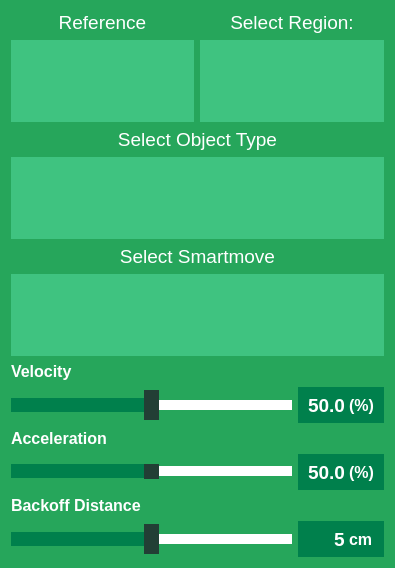
<?xml version="1.0" encoding="UTF-8"?>
<ui version="4.0">
 <class>ActionWaypointUI</class>
 <widget class="QWidget" name="ActionWaypointUI">
  <property name="geometry">
   <rect>
    <x>0</x>
    <y>0</y>
    <width>395</width>
    <height>568</height>
   </rect>
  </property>
  <property name="minimumSize">
   <size>
    <width>0</width>
    <height>0</height>
   </size>
  </property>
  <property name="maximumSize">
   <size>
    <width>16777215</width>
    <height>16777215</height>
   </size>
  </property>
  <property name="windowTitle">
   <string>Form</string>
  </property>
  <property name="styleSheet">
   <string notr="true">background-color:#26A65B ; color:#ffffff</string>
  </property>
  <layout class="QVBoxLayout" name="verticalLayout">
   <item>
    <layout class="QHBoxLayout" name="horizontalLayout_3">
     <property name="margin">
      <number>0</number>
     </property>
     <item>
      <layout class="QVBoxLayout" name="verticalLayout_2">
       <property name="margin">
        <number>0</number>
       </property>
       <item>
        <widget class="QLabel" name="label_5">
         <property name="font">
          <font>
           <pointsize>14</pointsize>
          </font>
         </property>
         <property name="text">
          <string>Reference</string>
         </property>
         <property name="alignment">
          <set>Qt::AlignCenter</set>
         </property>
        </widget>
       </item>
       <item>
        <widget class="QListWidget" name="reference_list">
         <property name="minimumSize">
          <size>
           <width>0</width>
           <height>80</height>
          </size>
         </property>
         <property name="styleSheet">
          <string notr="true">QListWidget {background-color:#3FC380; color:#ffffff;} QListView:item:selected { color: #ffffff; background-color: #223F35;border:none }</string>
         </property>
         <property name="frameShape">
          <enum>QFrame::NoFrame</enum>
         </property>
        </widget>
       </item>
      </layout>
     </item>
     <item>
      <layout class="QVBoxLayout" name="verticalLayout_3">
       <property name="margin">
        <number>0</number>
       </property>
       <item>
        <widget class="QLabel" name="label_11">
         <property name="minimumSize">
          <size>
           <width>0</width>
           <height>0</height>
          </size>
         </property>
         <property name="font">
          <font>
           <pointsize>14</pointsize>
           <weight>50</weight>
           <bold>false</bold>
          </font>
         </property>
         <property name="styleSheet">
          <string notr="true">color:#ffffff</string>
         </property>
         <property name="text">
          <string>Select Region:</string>
         </property>
         <property name="alignment">
          <set>Qt::AlignCenter</set>
         </property>
        </widget>
       </item>
       <item>
        <widget class="QListWidget" name="region_list">
         <property name="minimumSize">
          <size>
           <width>0</width>
           <height>80</height>
          </size>
         </property>
         <property name="maximumSize">
          <size>
           <width>16777215</width>
           <height>16777215</height>
          </size>
         </property>
         <property name="font">
          <font>
           <weight>75</weight>
           <bold>true</bold>
          </font>
         </property>
         <property name="focusPolicy">
          <enum>Qt::NoFocus</enum>
         </property>
         <property name="styleSheet">
          <string notr="true">QListWidget {background-color:#3FC380; color:#ffffff;} QListView:item:selected { color: #ffffff; background-color: #223F35;border:none }</string>
         </property>
         <property name="frameShape">
          <enum>QFrame::Panel</enum>
         </property>
         <property name="frameShadow">
          <enum>QFrame::Plain</enum>
         </property>
         <property name="lineWidth">
          <number>0</number>
         </property>
         <property name="currentRow">
          <number>-1</number>
         </property>
         <property name="sortingEnabled">
          <bool>true</bool>
         </property>
        </widget>
       </item>
      </layout>
     </item>
    </layout>
   </item>
   <item>
    <widget class="QLabel" name="label_6">
     <property name="font">
      <font>
       <pointsize>14</pointsize>
      </font>
     </property>
     <property name="text">
      <string>Select Object Type</string>
     </property>
     <property name="alignment">
      <set>Qt::AlignCenter</set>
     </property>
    </widget>
   </item>
   <item>
    <widget class="QListWidget" name="object_list">
     <property name="minimumSize">
      <size>
       <width>0</width>
       <height>80</height>
      </size>
     </property>
     <property name="focusPolicy">
      <enum>Qt::NoFocus</enum>
     </property>
     <property name="styleSheet">
      <string notr="true">QListWidget {background-color:#3FC380; color:#ffffff;} QListView:item:selected { color: #ffffff; background-color: #223F35;border:none }</string>
     </property>
     <property name="frameShape">
      <enum>QFrame::NoFrame</enum>
     </property>
     <property name="frameShadow">
      <enum>QFrame::Plain</enum>
     </property>
    </widget>
   </item>
   <item>
    <widget class="QLabel" name="label_8">
     <property name="font">
      <font>
       <pointsize>14</pointsize>
      </font>
     </property>
     <property name="text">
      <string>Select Smartmove</string>
     </property>
     <property name="alignment">
      <set>Qt::AlignCenter</set>
     </property>
    </widget>
   </item>
   <item>
    <widget class="QListWidget" name="smartmove_list">
     <property name="minimumSize">
      <size>
       <width>0</width>
       <height>80</height>
      </size>
     </property>
     <property name="focusPolicy">
      <enum>Qt::NoFocus</enum>
     </property>
     <property name="styleSheet">
      <string notr="true">QListWidget {background-color:#3FC380; color:#ffffff;} QListView:item:selected { color: #ffffff; background-color: #223F35;border:none }</string>
     </property>
     <property name="frameShape">
      <enum>QFrame::NoFrame</enum>
     </property>
    </widget>
   </item>
   <item>
    <widget class="QLabel" name="label_2">
     <property name="font">
      <font>
       <pointsize>12</pointsize>
       <weight>75</weight>
       <bold>true</bold>
      </font>
     </property>
     <property name="text">
      <string>Velocity</string>
     </property>
    </widget>
   </item>
   <item>
    <layout class="QHBoxLayout" name="horizontalLayout">
     <property name="spacing">
      <number>0</number>
     </property>
     <item>
      <widget class="QSlider" name="vel_slider">
       <property name="minimumSize">
        <size>
         <width>0</width>
         <height>36</height>
        </size>
       </property>
       <property name="styleSheet">
        <string notr="true"> QSlider::groove:horizontal {
     height: 10px; 
     background-color:#ffffff;
     margin: 2px 0; }

 QSlider::handle:horizontal {
     background-color:#223F35;
     width: 15px;
     height:48px;
     margin: -10px 0; }

QSlider::sub-page:horizontal {
     background-color:#00804C;
 }</string>
       </property>
       <property name="minimum">
        <number>10</number>
       </property>
       <property name="maximum">
        <number>90</number>
       </property>
       <property name="singleStep">
        <number>5</number>
       </property>
       <property name="pageStep">
        <number>5</number>
       </property>
       <property name="value">
        <number>50</number>
       </property>
       <property name="sliderPosition">
        <number>50</number>
       </property>
       <property name="orientation">
        <enum>Qt::Horizontal</enum>
       </property>
       <property name="invertedAppearance">
        <bool>false</bool>
       </property>
       <property name="invertedControls">
        <bool>false</bool>
       </property>
       <property name="tickPosition">
        <enum>QSlider::NoTicks</enum>
       </property>
       <property name="tickInterval">
        <number>10</number>
       </property>
      </widget>
     </item>
     <item>
      <spacer name="horizontalSpacer">
       <property name="orientation">
        <enum>Qt::Horizontal</enum>
       </property>
       <property name="sizeType">
        <enum>QSizePolicy::Fixed</enum>
       </property>
       <property name="sizeHint" stdset="0">
        <size>
         <width>6</width>
         <height>0</height>
        </size>
       </property>
      </spacer>
     </item>
     <item>
      <widget class="QLineEdit" name="vel_field">
       <property name="minimumSize">
        <size>
         <width>50</width>
         <height>36</height>
        </size>
       </property>
       <property name="maximumSize">
        <size>
         <width>51</width>
         <height>16777215</height>
        </size>
       </property>
       <property name="font">
        <font>
         <pointsize>14</pointsize>
         <weight>75</weight>
         <bold>true</bold>
        </font>
       </property>
       <property name="styleSheet">
        <string notr="true">background-color:#00804C ; color:#ffffff;border:none</string>
       </property>
       <property name="text">
        <string>50.0</string>
       </property>
       <property name="alignment">
        <set>Qt::AlignRight|Qt::AlignTrailing|Qt::AlignVCenter</set>
       </property>
      </widget>
     </item>
     <item>
      <widget class="QLabel" name="label">
       <property name="minimumSize">
        <size>
         <width>35</width>
         <height>0</height>
        </size>
       </property>
       <property name="font">
        <font>
         <pointsize>12</pointsize>
         <weight>75</weight>
         <bold>true</bold>
        </font>
       </property>
       <property name="styleSheet">
        <string notr="true">background-color:#00804C ; color:#ffffff;border:none</string>
       </property>
       <property name="text">
        <string>(%)</string>
       </property>
      </widget>
     </item>
    </layout>
   </item>
   <item>
    <widget class="QLabel" name="label_4">
     <property name="font">
      <font>
       <pointsize>12</pointsize>
       <weight>75</weight>
       <bold>true</bold>
      </font>
     </property>
     <property name="text">
      <string>Acceleration</string>
     </property>
    </widget>
   </item>
   <item>
    <layout class="QHBoxLayout" name="horizontalLayout_2">
     <property name="spacing">
      <number>0</number>
     </property>
     <item>
      <widget class="QSlider" name="acc_slider">
       <property name="styleSheet">
        <string notr="true"> QSlider::groove:horizontal {
     height: 10px; 
     background-color:#ffffff;
     margin: 2px 0; }

 QSlider::handle:horizontal {
     background-color:#223F35;
     width: 15px;
     height:48px;
     margin: -10px 0; }

QSlider::sub-page:horizontal {
     background-color:#00804C;
 }</string>
       </property>
       <property name="minimum">
        <number>10</number>
       </property>
       <property name="maximum">
        <number>90</number>
       </property>
       <property name="singleStep">
        <number>5</number>
       </property>
       <property name="pageStep">
        <number>5</number>
       </property>
       <property name="value">
        <number>50</number>
       </property>
       <property name="orientation">
        <enum>Qt::Horizontal</enum>
       </property>
       <property name="tickPosition">
        <enum>QSlider::NoTicks</enum>
       </property>
       <property name="tickInterval">
        <number>10</number>
       </property>
      </widget>
     </item>
     <item>
      <spacer name="horizontalSpacer_2">
       <property name="orientation">
        <enum>Qt::Horizontal</enum>
       </property>
       <property name="sizeType">
        <enum>QSizePolicy::Fixed</enum>
       </property>
       <property name="sizeHint" stdset="0">
        <size>
         <width>6</width>
         <height>0</height>
        </size>
       </property>
      </spacer>
     </item>
     <item>
      <widget class="QLineEdit" name="acc_field">
       <property name="minimumSize">
        <size>
         <width>50</width>
         <height>36</height>
        </size>
       </property>
       <property name="maximumSize">
        <size>
         <width>51</width>
         <height>16777215</height>
        </size>
       </property>
       <property name="font">
        <font>
         <pointsize>14</pointsize>
         <weight>75</weight>
         <bold>true</bold>
        </font>
       </property>
       <property name="styleSheet">
        <string notr="true">background-color:#00804C ; color:#ffffff;border:none</string>
       </property>
       <property name="text">
        <string>50.0</string>
       </property>
       <property name="alignment">
        <set>Qt::AlignRight|Qt::AlignTrailing|Qt::AlignVCenter</set>
       </property>
      </widget>
     </item>
     <item>
      <widget class="QLabel" name="label_3">
       <property name="minimumSize">
        <size>
         <width>35</width>
         <height>0</height>
        </size>
       </property>
       <property name="font">
        <font>
         <pointsize>12</pointsize>
         <weight>75</weight>
         <bold>true</bold>
        </font>
       </property>
       <property name="styleSheet">
        <string notr="true">background-color:#00804C ; color:#ffffff;border:none</string>
       </property>
       <property name="text">
        <string>(%)</string>
       </property>
      </widget>
     </item>
    </layout>
   </item>
   <item>
    <widget class="QLabel" name="backoff_label">
     <property name="font">
      <font>
       <pointsize>12</pointsize>
       <weight>75</weight>
       <bold>true</bold>
      </font>
     </property>
     <property name="text">
      <string>Backoff Distance</string>
     </property>
    </widget>
   </item>
   <item>
    <layout class="QHBoxLayout" name="horizontalLayout_4">
     <property name="spacing">
      <number>0</number>
     </property>
     <item>
      <widget class="QSlider" name="backoff_slider">
       <property name="minimumSize">
        <size>
         <width>0</width>
         <height>36</height>
        </size>
       </property>
       <property name="styleSheet">
        <string notr="true"> QSlider::groove:horizontal {
     height: 10px; 
     background-color:#ffffff;
     margin: 2px 0; }

 QSlider::handle:horizontal {
     background-color:#223F35;
     width: 15px;
     height:48px;
     margin: -10px 0; }

QSlider::sub-page:horizontal {
     background-color:#00804C;
 }</string>
       </property>
       <property name="minimum">
        <number>10</number>
       </property>
       <property name="maximum">
        <number>90</number>
       </property>
       <property name="singleStep">
        <number>5</number>
       </property>
       <property name="pageStep">
        <number>5</number>
       </property>
       <property name="value">
        <number>50</number>
       </property>
       <property name="sliderPosition">
        <number>50</number>
       </property>
       <property name="orientation">
        <enum>Qt::Horizontal</enum>
       </property>
       <property name="invertedAppearance">
        <bool>false</bool>
       </property>
       <property name="invertedControls">
        <bool>false</bool>
       </property>
       <property name="tickPosition">
        <enum>QSlider::NoTicks</enum>
       </property>
       <property name="tickInterval">
        <number>10</number>
       </property>
      </widget>
     </item>
     <item>
      <spacer name="horizontalSpacer_3">
       <property name="orientation">
        <enum>Qt::Horizontal</enum>
       </property>
       <property name="sizeType">
        <enum>QSizePolicy::Fixed</enum>
       </property>
       <property name="sizeHint" stdset="0">
        <size>
         <width>6</width>
         <height>0</height>
        </size>
       </property>
      </spacer>
     </item>
     <item>
      <widget class="QLineEdit" name="backoff_field">
       <property name="minimumSize">
        <size>
         <width>50</width>
         <height>36</height>
        </size>
       </property>
       <property name="maximumSize">
        <size>
         <width>51</width>
         <height>16777215</height>
        </size>
       </property>
       <property name="font">
        <font>
         <pointsize>14</pointsize>
         <weight>75</weight>
         <bold>true</bold>
        </font>
       </property>
       <property name="styleSheet">
        <string notr="true">background-color:#00804C ; color:#ffffff;border:none</string>
       </property>
       <property name="text">
        <string>5</string>
       </property>
       <property name="alignment">
        <set>Qt::AlignRight|Qt::AlignTrailing|Qt::AlignVCenter</set>
       </property>
      </widget>
     </item>
     <item>
      <widget class="QLabel" name="label_7">
       <property name="minimumSize">
        <size>
         <width>35</width>
         <height>0</height>
        </size>
       </property>
       <property name="font">
        <font>
         <pointsize>12</pointsize>
         <weight>75</weight>
         <bold>true</bold>
        </font>
       </property>
       <property name="styleSheet">
        <string notr="true">background-color:#00804C ; color:#ffffff;border:none</string>
       </property>
       <property name="text">
        <string>cm</string>
       </property>
      </widget>
     </item>
    </layout>
   </item>
  </layout>
 </widget>
 <resources/>
 <connections/>
</ui>
